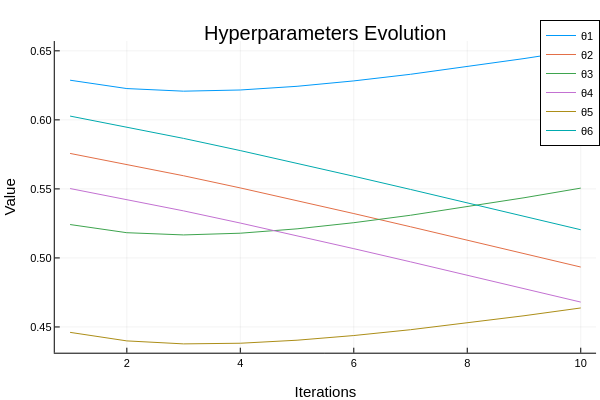

This figure's notebook cell:
### Code cell
θ_matrix = hcat(θ_...)' # Convert θ_list to matrix form for plotting
plot(θ_matrix[:,1],label = "θ1",
            xlabel = "Iterations",
            ylabel = "Value",
            title = "Hyperparameters Evolution",
            legend=:topright,)
for i in 2:size(θ_matrix, 2)
    plot!(θ_matrix[:,i],label = "θ$i")
end
print("Optimal θ: ", StatsFuns.softplus.(θ_optimal), "\n")
plot!()

### Figure 1 — Plotly figure (JSON) as saved in the notebook; plotly's stock layout.template omitted (floating-point values rounded to 4 significant figures)
{"data": [{"colorbar": {"len": 0.8657, "title": "", "x": 0.9934, "y": 0.5087}, "legendgroup": "θ1", "line": {"color": "rgba(0, 154, 250, 1.000)", "dash": "solid", "shape": "linear", "width": 1}, "mode": "lines", "name": "θ1", "showlegend": true, "type": "scatter", "x": [1, 2, 3, 4, 5, 6, 7, 8, 9, 10], "xaxis": "x", "y": [0.6287, 0.6227, 0.6208, 0.6216, 0.6243, 0.6282, 0.633, 0.6385, 0.6444, 0.6507], "yaxis": "y"}, {"colorbar": {"len": 0.8657, "title": "", "x": 0.9934, "y": 0.5087}, "legendgroup": "θ2", "line": {"color": "rgba(227, 111, 71, 1.000)", "dash": "solid", "shape": "linear", "width": 1}, "mode": "lines", "name": "θ2", "showlegend": true, "type": "scatter", "x": [1, 2, 3, 4, 5, 6, 7, 8, 9, 10], "xaxis": "x", "y": [0.5757, 0.5679, 0.5595, 0.5507, 0.5415, 0.5321, 0.5226, 0.5129, 0.5032, 0.4934], "yaxis": "y"}, {"colorbar": {"len": 0.8657, "title": "", "x": 0.9934, "y": 0.5087}, "legendgroup": "θ3", "line": {"color": "rgba(62, 164, 78, 1.000)", "dash": "solid", "shape": "linear", "width": 1}, "mode": "lines", "name": "θ3", "showlegend": true, "type": "scatter", "x": [1, 2, 3, 4, 5, 6, 7, 8, 9, 10], "xaxis": "x", "y": [0.5242, 0.5183, 0.5167, 0.5179, 0.5211, 0.5255, 0.5309, 0.537, 0.5436, 0.5506], "yaxis": "y"}, {"colorbar": {"len": 0.8657, "title": "", "x": 0.9934, "y": 0.5087}, "legendgroup": "θ4", "line": {"color": "rgba(195, 113, 210, 1.000)", "dash": "solid", "shape": "linear", "width": 1}, "mode": "lines", "name": "θ4", "showlegend": true, "type": "scatter", "x": [1, 2, 3, 4, 5, 6, 7, 8, 9, 10], "xaxis": "x", "y": [0.5503, 0.5424, 0.5341, 0.5253, 0.5161, 0.5067, 0.4972, 0.4875, 0.4778, 0.468], "yaxis": "y"}, {"colorbar": {"len": 0.8657, "title": "", "x": 0.9934, "y": 0.5087}, "legendgroup": "θ5", "line": {"color": "rgba(172, 142, 24, 1.000)", "dash": "solid", "shape": "linear", "width": 1}, "mode": "lines", "name": "θ5", "showlegend": true, "type": "scatter", "x": [1, 2, 3, 4, 5, 6, 7, 8, 9, 10], "xaxis": "x", "y": [0.4461, 0.4399, 0.4377, 0.4382, 0.4404, 0.4438, 0.448, 0.4528, 0.4581, 0.4638], "yaxis": "y"}, {"colorbar": {"len": 0.8657, "title": "", "x": 0.9934, "y": 0.5087}, "legendgroup": "θ6", "line": {"color": "rgba(0, 170, 174, 1.000)", "dash": "solid", "shape": "linear", "width": 1}, "mode": "lines", "name": "θ6", "showlegend": true, "type": "scatter", "x": [1, 2, 3, 4, 5, 6, 7, 8, 9, 10], "xaxis": "x", "y": [0.6027, 0.5949, 0.5866, 0.5777, 0.5686, 0.5592, 0.5496, 0.5399, 0.5302, 0.5204], "yaxis": "y"}], "layout": {"annotations": [{"font": {"color": "rgba(0, 0, 0, 1.000)", "family": "sans-serif", "size": 20}, "rotation": 0, "showarrow": false, "text": "Hyperparameters Evolution", "x": 0.5424, "xanchor": "center", "xref": "paper", "y": 1, "yanchor": "top", "yref": "paper"}], "height": 400, "legend": {"bgcolor": "rgba(255, 255, 255, 1.000)", "bordercolor": "rgba(0, 0, 0, 1.000)", "borderwidth": 1, "font": {"color": "rgba(0, 0, 0, 1.000)", "family": "sans-serif", "size": 11}, "title": {"font": {"color": "rgba(0, 0, 0, 1.000)", "family": "sans-serif", "size": 15}, "text": ""}, "tracegroupgap": 0, "traceorder": "normal", "x": 1, "xanchor": "right", "y": 1, "yanchor": "top"}, "margin": {"b": 20, "l": 0, "r": 0, "t": 20}, "paper_bgcolor": "rgba(255, 255, 255, 1.000)", "plot_bgcolor": "rgba(255, 255, 255, 1.000)", "showlegend": true, "width": 600, "xaxis": {"anchor": "y", "domain": [0.09128, 0.9934], "gridcolor": "rgba(0, 0, 0, 0.100)", "gridwidth": 0.5, "linecolor": "rgba(0, 0, 0, 1.000)", "mirror": false, "range": [0.73, 10.27], "showgrid": true, "showline": true, "showticklabels": true, "tickangle": 0, "tickcolor": "rgb(0, 0, 0)", "tickfont": {"color": "rgba(0, 0, 0, 1.000)", "family": "sans-serif", "size": 11}, "tickmode": "array", "ticks": "inside", "ticktext": ["2", "4", "6", "8", "10"], "tickvals": [2, 4, 6, 8, 10], "title": "Iterations", "titlefont": {"color": "rgba(0, 0, 0, 1.000)", "family": "sans-serif", "size": 15}, "type": "-", "visible": true, "zeroline": false, "zerolinecolor": "rgba(0, 0, 0, 1.000)"}, "yaxis": {"anchor": "x", "domain": [0.07581, 0.9415], "gridcolor": "rgba(0, 0, 0, 0.100)", "gridwidth": 0.5, "linecolor": "rgba(0, 0, 0, 1.000)", "mirror": false, "range": [0.4313, 0.6571], "showgrid": true, "showline": true, "showticklabels": true, "tickangle": 0, "tickcolor": "rgb(0, 0, 0)", "tickfont": {"color": "rgba(0, 0, 0, 1.000)", "family": "sans-serif", "size": 11}, "tickmode": "array", "ticks": "inside", "ticktext": ["0.45", "0.50", "0.55", "0.60", "0.65"], "tickvals": [0.45, 0.5, 0.55, 0.6, 0.65], "title": "Value", "titlefont": {"color": "rgba(0, 0, 0, 1.000)", "family": "sans-serif", "size": 15}, "type": "-", "visible": true, "zeroline": false, "zerolinecolor": "rgba(0, 0, 0, 1.000)"}}}
